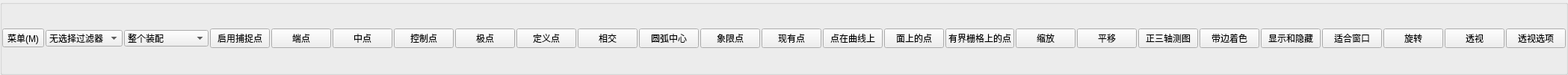
          <widget class="QGroupBox" name="groupBox_9">
           <property name="title">
            <string/>
           </property>
           <layout class="QGridLayout" name="gridLayout_34">
            <property name="leftMargin">
             <number>0</number>
            </property>
            <property name="topMargin">
             <number>6</number>
            </property>
            <property name="rightMargin">
             <number>0</number>
            </property>
            <property name="bottomMargin">
             <number>6</number>
            </property>
            <property name="horizontalSpacing">
             <number>2</number>
            </property>
            <item row="0" column="16">
             <widget class="QPushButton" name="pushButton_61">
              <property name="text">
               <string>缩放</string>
              </property>
             </widget>
            </item>
            <item row="0" column="12">
             <widget class="QPushButton" name="pushButton_57">
              <property name="text">
               <string>现有点</string>
              </property>
              <property name="icon">
               <iconset resource="resource/resources.qrc">
                <normaloff>:/icons/exist_point.png</normaloff>:/icons/exist_point.png</iconset>
              </property>
             </widget>
            </item>
            <item row="0" column="5">
             <widget class="QPushButton" name="pushButton_50">
              <property name="text">
               <string>中点</string>
              </property>
              <property name="icon">
               <iconset resource="resource/resources.qrc">
                <normaloff>:/icons/capture_midpoint.png</normaloff>:/icons/capture_midpoint.png</iconset>
              </property>
             </widget>
            </item>
            <item row="0" column="18">
             <widget class="QPushButton" name="pushButton_67">
              <property name="text">
               <string>正三轴测图</string>
              </property>
             </widget>
            </item>
            <item row="0" column="13">
             <widget class="QPushButton" name="pushButton_58">
              <property name="text">
               <string>点在曲线上</string>
              </property>
             </widget>
            </item>
            <item row="0" column="0">
             <widget class="QToolButton" name="toolButton_nxMainMenu_sketch">
              <property name="text">
               <string>菜单(M)</string>
              </property>
              <property name="popupMode">
               <enum>QToolButton::ToolButtonPopupMode::InstantPopup</enum>
              </property>
              <property name="toolButtonStyle">
               <enum>Qt::ToolButtonStyle::ToolButtonTextOnly</enum>
              </property>
             </widget>
            </item>
            <item row="0" column="19">
             <widget class="QPushButton" name="pushButton_68">
              <property name="text">
               <string>带边着色</string>
              </property>
             </widget>
            </item>
            <item row="0" column="23">
             <widget class="QPushButton" name="pushButton_64">
              <property name="text">
               <string>透视</string>
              </property>
             </widget>
            </item>
            <item row="0" column="10">
             <widget class="QPushButton" name="pushButton_55">
              <property name="text">
               <string>圆弧中心</string>
              </property>
              <property name="icon">
               <iconset resource="resource/resources.qrc">
                <normaloff>:/icons/capture_arc_center_point.png</normaloff>:/icons/capture_arc_center_point.png</iconset>
              </property>
             </widget>
            </item>
            <item row="0" column="22">
             <widget class="QPushButton" name="pushButton_63">
              <property name="text">
               <string>旋转</string>
              </property>
             </widget>
            </item>
            <item row="0" column="15">
             <widget class="QPushButton" name="pushButton_60">
              <property name="text">
               <string>有界栅格上的点</string>
              </property>
             </widget>
            </item>
            <item row="0" column="9">
             <widget class="QPushButton" name="pushButton_54">
              <property name="text">
               <string>相交</string>
              </property>
              <property name="icon">
               <iconset resource="resource/resources.qrc">
                <normaloff>:/icons/capture_intersection_point.png</normaloff>:/icons/capture_intersection_point.png</iconset>
              </property>
             </widget>
            </item>
            <item row="0" column="6">
             <widget class="QPushButton" name="pushButton_51">
              <property name="text">
               <string>控制点</string>
              </property>
              <property name="icon">
               <iconset resource="resource/resources.qrc">
                <normaloff>:/icons/control_point.png</normaloff>:/icons/control_point.png</iconset>
              </property>
             </widget>
            </item>
            <item row="0" column="8">
             <widget class="QPushButton" name="pushButton_53">
              <property name="text">
               <string>定义点</string>
              </property>
              <property name="icon">
               <iconset resource="resource/resources.qrc">
                <normaloff>:/icons/defined_point.png</normaloff>:/icons/defined_point.png</iconset>
              </property>
             </widget>
            </item>
            <item row="0" column="20">
             <widget class="QPushButton" name="pushButton_69">
              <property name="text">
               <string>显示和隐藏</string>
              </property>
             </widget>
            </item>
            <item row="0" column="4">
             <widget class="QPushButton" name="pushButton_49">
              <property name="text">
               <string>端点</string>
              </property>
              <property name="icon">
               <iconset resource="resource/resources.qrc">
                <normaloff>:/icons/capture_endpoint.png</normaloff>:/icons/capture_endpoint.png</iconset>
              </property>
             </widget>
            </item>
            <item row="0" column="11">
             <widget class="QPushButton" name="pushButton_56">
              <property name="text">
               <string>象限点</string>
              </property>
              <property name="icon">
               <iconset resource="resource/resources.qrc">
                <normaloff>:/icons/capture_quadrant_point.png</normaloff>:/icons/capture_quadrant_point.png</iconset>
              </property>
             </widget>
            </item>
            <item row="0" column="1">
             <widget class="QComboBox" name="comboBox_8">
              <item>
               <property name="text">
                <string>无选择过滤器</string>
               </property>
              </item>
              <item>
               <property name="text">
                <string>基准</string>
               </property>
              </item>
              <item>
               <property name="text">
                <string>实体</string>
               </property>
              </item>
              <item>
               <property name="text">
                <string>曲线</string>
               </property>
              </item>
              <item>
               <property name="text">
                <string>点</string>
               </property>
              </item>
              <item>
               <property name="text">
                <string>草图</string>
               </property>
              </item>
              <item>
               <property name="text">
                <string>草图约束</string>
               </property>
              </item>
              <item>
               <property name="text">
                <string>边</string>
               </property>
              </item>
              <item>
               <property name="text">
                <string>面</string>
               </property>
              </item>
             </widget>
            </item>
            <item row="0" column="24">
             <widget class="QPushButton" name="pushButton_65">
              <property name="text">
               <string>透视选项</string>
              </property>
             </widget>
            </item>
            <item row="0" column="14">
             <widget class="QPushButton" name="pushButton_59">
              <property name="text">
               <string>面上的点</string>
              </property>
             </widget>
            </item>
            <item row="0" column="2">
             <widget class="QComboBox" name="comboBox_9">
              <item>
               <property name="text">
                <string>整个装配</string>
               </property>
              </item>
              <item>
               <property name="text">
                <string>仅在工作部件内</string>
               </property>
              </item>
              <item>
               <property name="text">
                <string>仅在活动草图内</string>
               </property>
              </item>
             </widget>
            </item>
            <item row="0" column="17">
             <widget class="QPushButton" name="pushButton_62">
              <property name="text">
               <string>平移</string>
              </property>
             </widget>
            </item>
            <item row="0" column="7">
             <widget class="QPushButton" name="pushButton_52">
              <property name="text">
               <string>极点</string>
              </property>
              <property name="icon">
               <iconset resource="resource/resources.qrc">
                <normaloff>:/icons/polar_point.png</normaloff>:/icons/polar_point.png</iconset>
              </property>
             </widget>
            </item>
            <item row="0" column="21">
             <widget class="QPushButton" name="pushButton_66">
              <property name="text">
               <string>适合窗口</string>
              </property>
             </widget>
            </item>
            <item row="0" column="3">
             <widget class="QPushButton" name="pushButton_70">
              <property name="text">
               <string>启用捕捉点</string>
              </property>
              <property name="icon">
               <iconset resource="resource/resources.qrc">
                <normaloff>:/icons/capture.png</normaloff>:/icons/capture.png</iconset>
              </property>
             </widget>
            </item>
           </layout>
          </widget>
